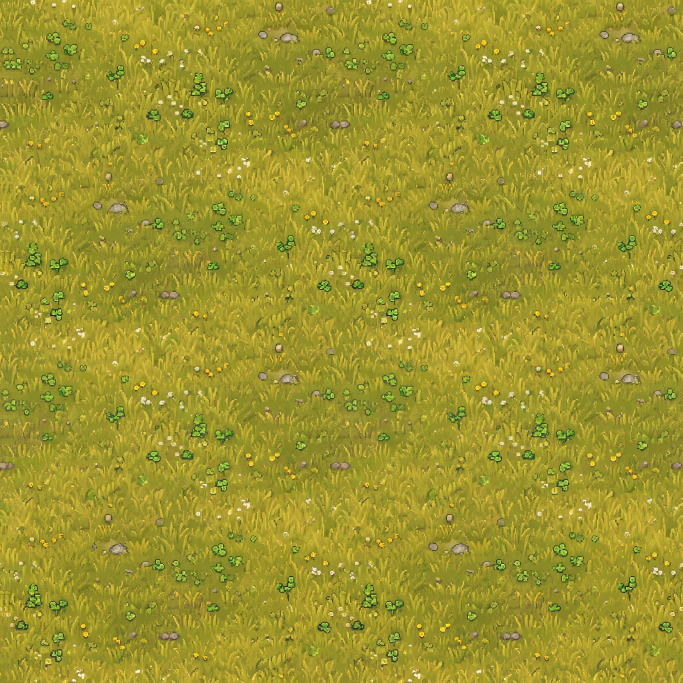
#> input picture art/incoming/T-01.webp, 2048 x 2048 px, found by its file name (shown at 1/3 size)
$ python make_seamless.py art/incoming/T-01.webp public/assets/textures/T-01.webp --size 512
#> lines starting #> are read from the running program, lines starting #| are printed output that depends on the picture
#!/usr/bin/env python3
"""Make a texture tile seamlessly and save it at game size.

Generated "seamless" textures usually show a seam when repeated. This shifts the image
by half its size (so the old edges meet in the middle), then blends that seam away
with the unshifted image, which itself has no seam in the middle. The edges of the
result come from the shifted copy, so they wrap perfectly.

    python3 tools/make_seamless.py art/incoming/T-01.webp public/assets/textures/T-01.webp --size 512
    python3 tools/make_seamless.py art/incoming/T-03.webp public/assets/textures/T-03.webp --vertical-only
"""
import argparse
from pathlib import Path
import numpy as np
from PIL import Image


def seamless(im: Image.Image, vertical_only: bool = False) -> Image.Image:
#> called with vertical_only = False
    a = np.asarray(im.convert("RGB")).astype(np.float32)
    h, w = a.shape[:2]
#> h = 2048; w = 2048
    shifted = np.roll(a, (h // 2, 0 if vertical_only else w // 2), axis=(0, 1))  # its edges wrap; its seam is on the centre lines
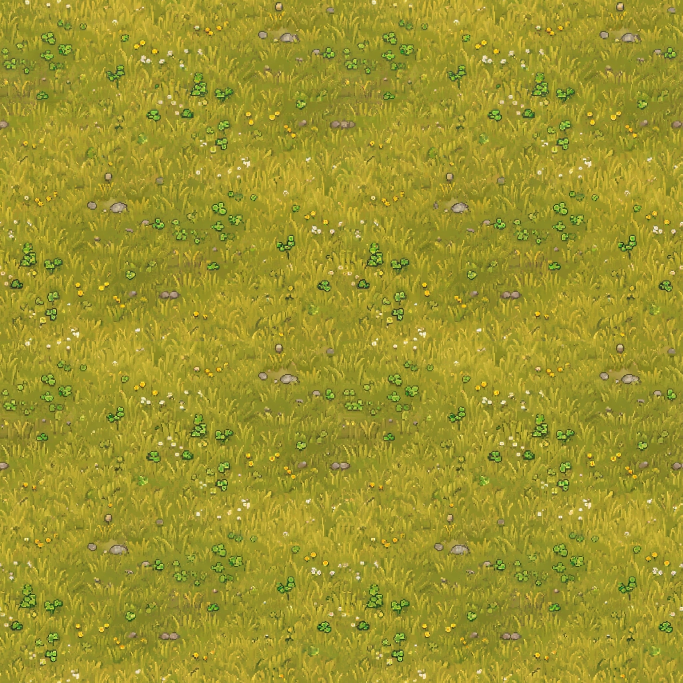
#> shifted: shape (2048, 2048, 3) float32 (shown at 1/3 size); mean R, G, B 156.4, 148.3, 46
    ey = 1 - np.abs(np.linspace(-1, 1, h))  # 0 at top/bottom edge, 1 at the centre row
    ex = np.ones(w) if vertical_only else 1 - np.abs(np.linspace(-1, 1, w))
    w_orig = np.minimum(ey[:, None], ex[None, :])            # far from the original's edges
    w_shift = (1 - ey[:, None]) * np.ones((1, w)) if vertical_only else np.minimum(1 - ey[:, None], 1 - ex[None, :])  # far from the shifted copy's seam
    w_orig, w_shift = w_orig ** 2, w_shift ** 2
    out = (a * w_orig[..., None] + shifted * w_shift[..., None]) / (w_orig + w_shift + 1e-6)[..., None]
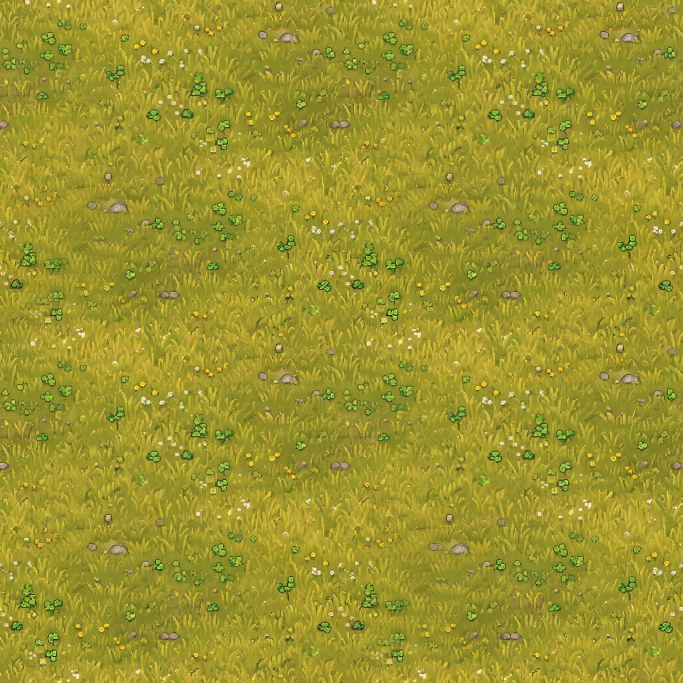
#> out: shape (2048, 2048, 3) float64 (shown at 1/3 size); mean R, G, B 157.2, 149.4, 46.2
    return Image.fromarray(np.clip(out, 0, 255).astype(np.uint8))


if __name__ == "__main__":
    ap = argparse.ArgumentParser(description=__doc__, formatter_class=argparse.RawDescriptionHelpFormatter)
    ap.add_argument("src", type=Path)
    ap.add_argument("dst", type=Path)
    ap.add_argument("--size", type=int, default=512)
    ap.add_argument("--vertical-only", action="store_true", help="for directional textures such as roads: tile top to bottom only")
    a = ap.parse_args()
    a.dst.parent.mkdir(parents=True, exist_ok=True)
    out = seamless(Image.open(a.src), a.vertical_only).resize((a.size, a.size), Image.LANCZOS)
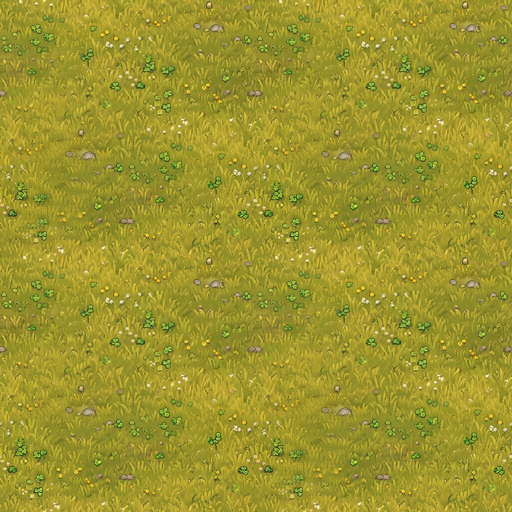
#> out: PIL image 512x512 RGB; mean R, G, B 156.6, 148.9, 45.7
    out.save(a.dst, quality=92) if a.dst.suffix == ".webp" else out.save(a.dst)
    print("wrote", a.dst)

$ run again, with art/incoming/T-02.webp copied over art/incoming/T-01.webp
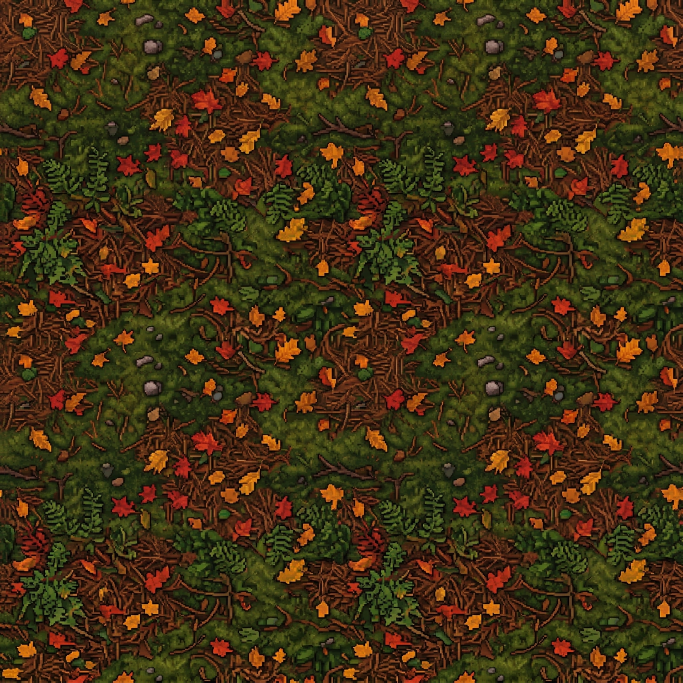
#> input picture art/incoming/T-02.webp, 2048 x 2048 px, found by its file name (shown at 1/3 size)
#> in seamless, `shifted = np.roll(a, (h // 2, 0 if vertical_only else w // 2), axis=(0..`:
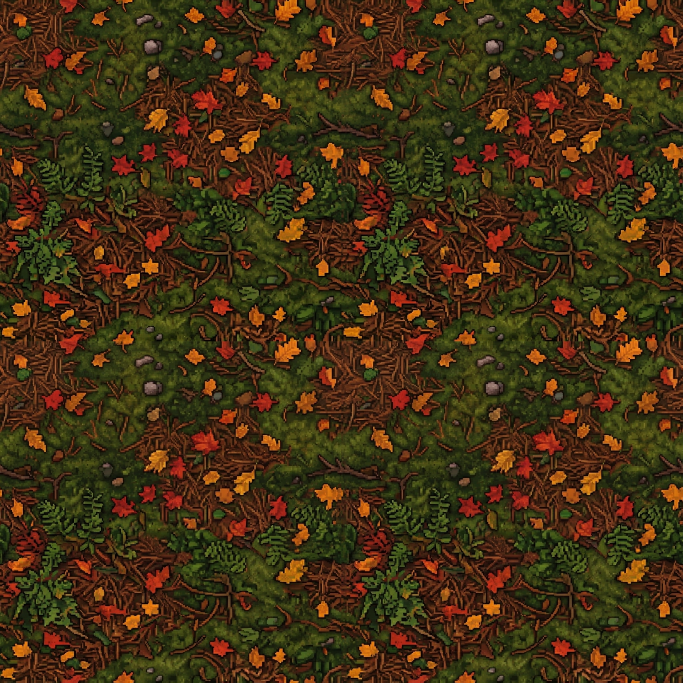
#> shifted: shape (2048, 2048, 3) float32 (shown at 1/3 size); mean R, G, B 66.8, 47.7, 19.3
#> `out = seamless(Image.open(a.src), a.vertical_only).resize((a.size, a.s..`:
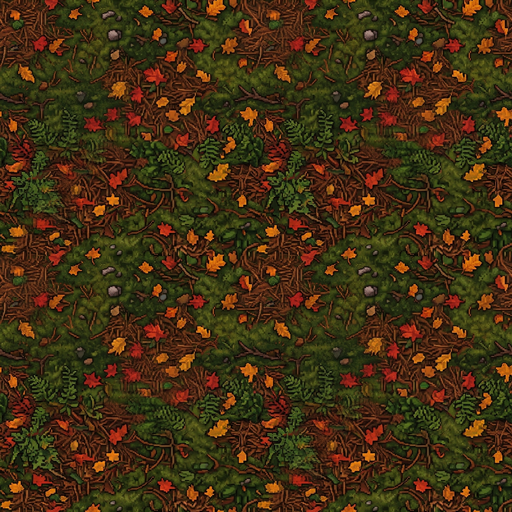
#> out: PIL image 512x512 RGB; mean R, G, B 66.1, 47.1, 18.8

$ run again, with art/incoming/T-04.webp copied over art/incoming/T-01.webp
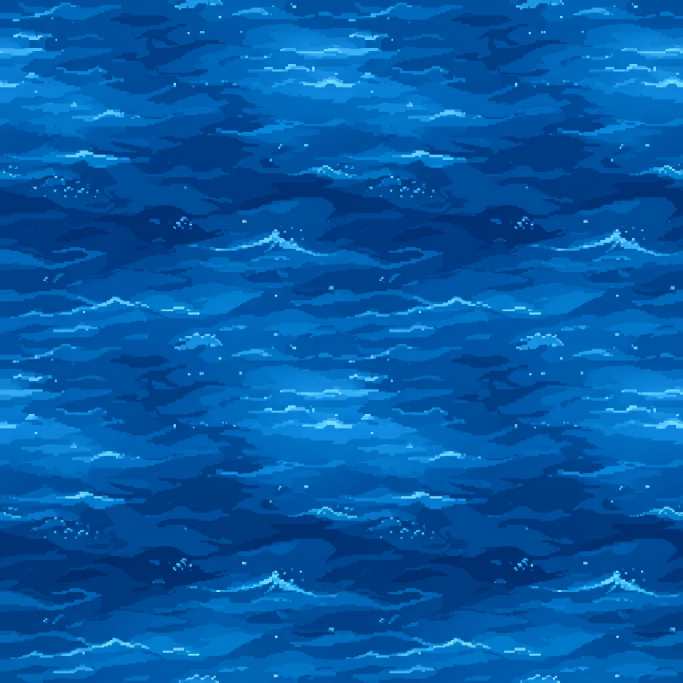
#> input picture art/incoming/T-04.webp, 2048 x 2048 px, found by its file name (shown at 1/3 size)
#> in seamless, `shifted = np.roll(a, (h // 2, 0 if vertical_only else w // 2), axis=(0..`:
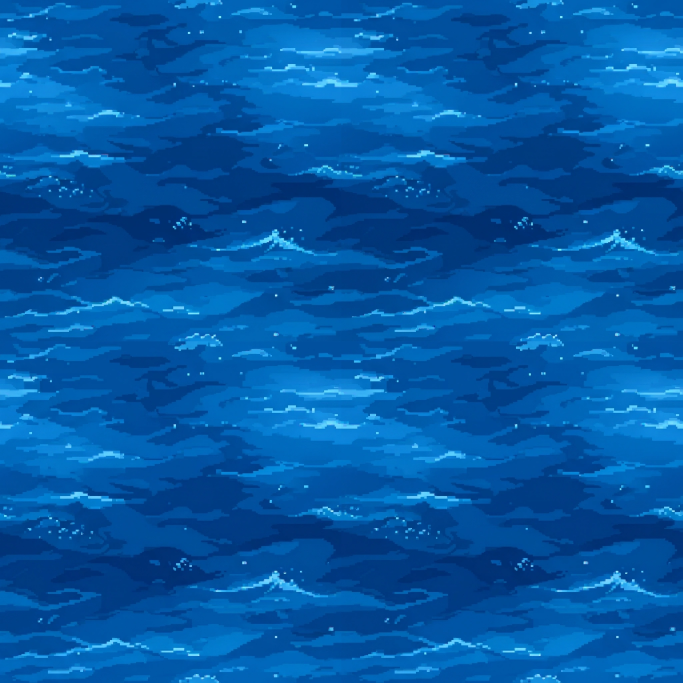
#> shifted: shape (2048, 2048, 3) float32 (shown at 1/3 size); mean R, G, B 3.8, 89.7, 166.2
#> `out = seamless(Image.open(a.src), a.vertical_only).resize((a.size, a.s..`:
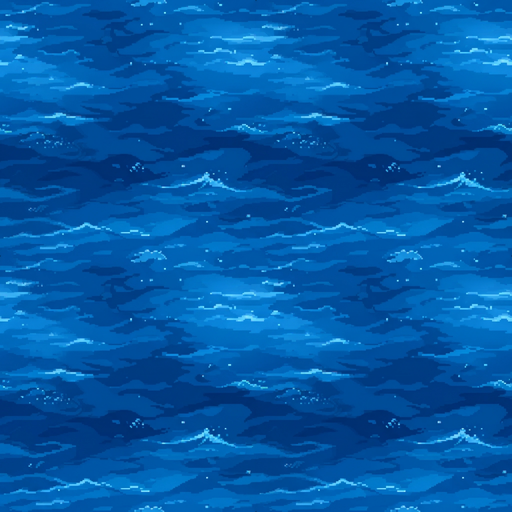
#> out: PIL image 512x512 RGB; mean R, G, B 3.4, 89.5, 166.7

$ run again, with art/incoming/T-05.webp copied over art/incoming/T-01.webp
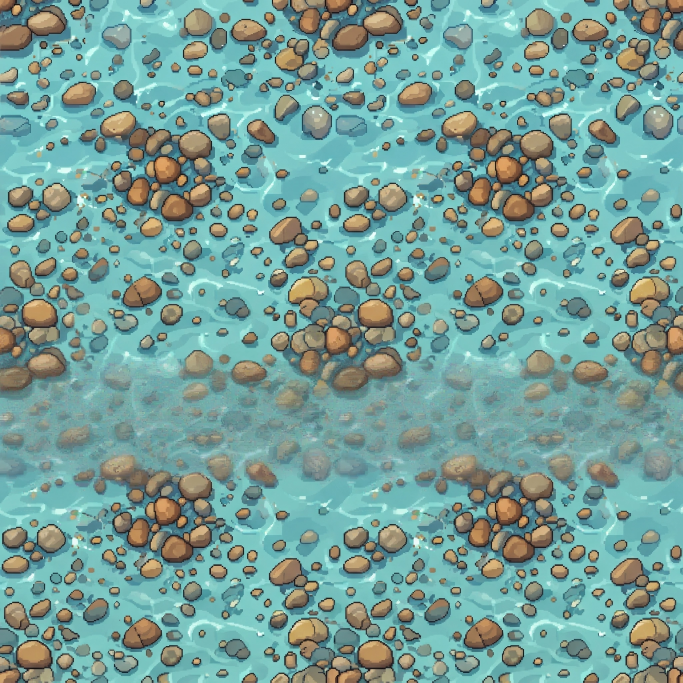
#> input picture art/incoming/T-05.webp, 2048 x 2048 px, found by its file name (shown at 1/3 size)
#> in seamless, `shifted = np.roll(a, (h // 2, 0 if vertical_only else w // 2), axis=(0..`:
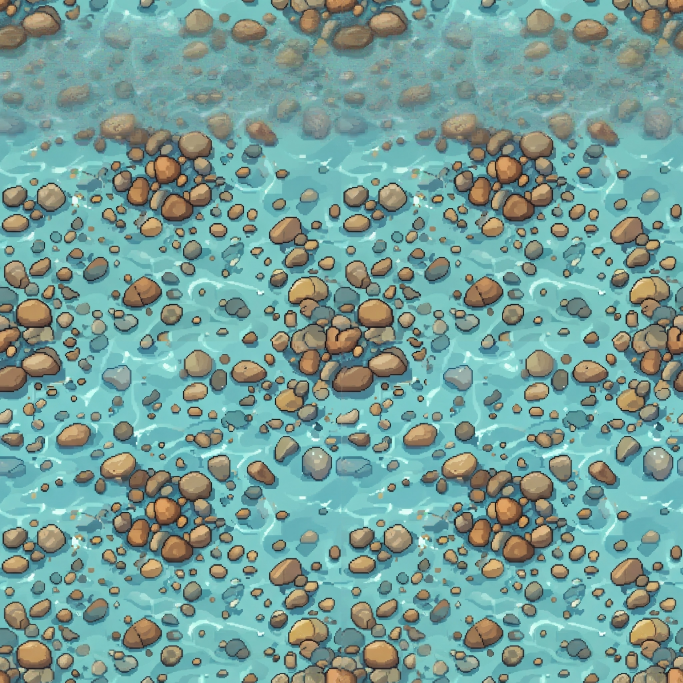
#> shifted: shape (2048, 2048, 3) float32 (shown at 1/3 size); mean R, G, B 119, 158.9, 152.4
#> `out = seamless(Image.open(a.src), a.vertical_only).resize((a.size, a.s..`:
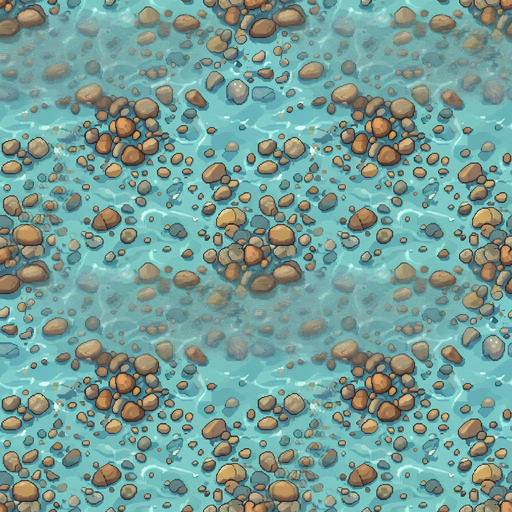
#> out: PIL image 512x512 RGB; mean R, G, B 118, 158.7, 152
